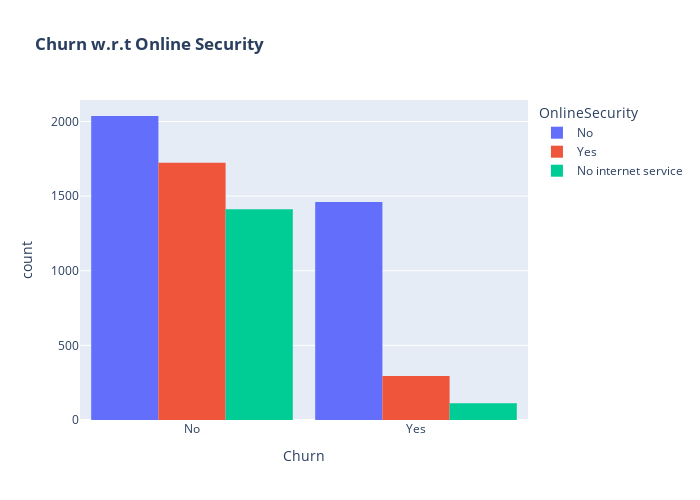

Write notebook code for a chart like this one.
### Code cell
fig5 = px.histogram(df, x="Churn", color="OnlineSecurity", barmode="group", title="<b>Churn w.r.t Online Security</b>")
fig5.update_layout(width=700, height=500, bargap=0.1)
fig5.show()

### Figure 1 — Plotly figure (JSON) as saved in the notebook; plotly's stock layout.template omitted (floating-point values rounded to 4 significant figures; data arrays with more than 128 entries replaced by an {"elided": "..."} marker saying what was removed)
{"data": [{"alignmentgroup": "True", "bingroup": "x", "hovertemplate": "OnlineSecurity=No<br>Churn=%{x}<br>count=%{y}<extra></extra>", "legendgroup": "No", "marker": {"color": "#636efa", "pattern": {"shape": ""}}, "name": "No", "offsetgroup": "No", "orientation": "v", "showlegend": true, "type": "histogram", "x": {"elided": "3498 str values"}, "xaxis": "x", "yaxis": "y"}, {"alignmentgroup": "True", "bingroup": "x", "hovertemplate": "OnlineSecurity=Yes<br>Churn=%{x}<br>count=%{y}<extra></extra>", "legendgroup": "Yes", "marker": {"color": "#EF553B", "pattern": {"shape": ""}}, "name": "Yes", "offsetgroup": "Yes", "orientation": "v", "showlegend": true, "type": "histogram", "x": {"elided": "2019 str values"}, "xaxis": "x", "yaxis": "y"}, {"alignmentgroup": "True", "bingroup": "x", "hovertemplate": "OnlineSecurity=No internet service<br>Churn=%{x}<br>count=%{y}<extra></extra>", "legendgroup": "No internet service", "marker": {"color": "#00cc96", "pattern": {"shape": ""}}, "name": "No internet service", "offsetgroup": "No internet service", "orientation": "v", "showlegend": true, "type": "histogram", "x": {"elided": "1526 str values"}, "xaxis": "x", "yaxis": "y"}], "layout": {"bargap": 0.1, "barmode": "group", "height": 500, "legend": {"title": {"text": "OnlineSecurity"}, "tracegroupgap": 0}, "title": {"text": "<b>Churn w.r.t Online Security</b>"}, "width": 700, "xaxis": {"anchor": "y", "domain": [0, 1], "title": {"text": "Churn"}}, "yaxis": {"anchor": "x", "domain": [0, 1], "title": {"text": "count"}}}}
